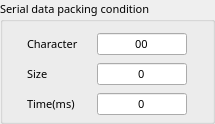
                 <widget class="QGroupBox" name="group_packing_11">
                  <property name="minimumSize">
                   <size>
                    <width>215</width>
                    <height>120</height>
                   </size>
                  </property>
                  <property name="maximumSize">
                   <size>
                    <width>430</width>
                    <height>240</height>
                   </size>
                  </property>
                  <property name="font">
                   <font>
                    <family>맑은 고딕</family>
                    <pointsize>8</pointsize>
                   </font>
                  </property>
                  <property name="title">
                   <string>Serial data packing condition</string>
                  </property>
                  <layout class="QGridLayout" name="gridLayout_3">
                   <property name="bottomMargin">
                    <number>6</number>
                   </property>
                   <property name="verticalSpacing">
                    <number>8</number>
                   </property>
                   <item row="2" column="0">
                    <layout class="QHBoxLayout" name="horizontalLayout_128">
                     <item>
                      <widget class="QLabel" name="packing_time_7">
                       <property name="minimumSize">
                        <size>
                         <width>70</width>
                         <height>22</height>
                        </size>
                       </property>
                       <property name="maximumSize">
                        <size>
                         <width>70</width>
                         <height>22</height>
                        </size>
                       </property>
                       <property name="font">
                        <font>
                         <family>맑은 고딕</family>
                         <pointsize>8</pointsize>
                        </font>
                       </property>
                       <property name="text">
                        <string>Time(ms)</string>
                       </property>
                      </widget>
                     </item>
                     <item>
                      <widget class="QLineEdit" name="ch2_pack_time">
                       <property name="minimumSize">
                        <size>
                         <width>90</width>
                         <height>22</height>
                        </size>
                       </property>
                       <property name="maximumSize">
                        <size>
                         <width>85</width>
                         <height>22</height>
                        </size>
                       </property>
                       <property name="font">
                        <font>
                         <family>맑은 고딕</family>
                         <pointsize>8</pointsize>
                        </font>
                       </property>
                       <property name="text">
                        <string>0</string>
                       </property>
                       <property name="alignment">
                        <set>Qt::AlignCenter</set>
                       </property>
                      </widget>
                     </item>
                    </layout>
                   </item>
                   <item row="0" column="0">
                    <layout class="QHBoxLayout" name="horizontalLayout_126">
                     <item>
                      <widget class="QLabel" name="label_149">
                       <property name="minimumSize">
                        <size>
                         <width>70</width>
                         <height>22</height>
                        </size>
                       </property>
                       <property name="maximumSize">
                        <size>
                         <width>70</width>
                         <height>22</height>
                        </size>
                       </property>
                       <property name="font">
                        <font>
                         <family>맑은 고딕</family>
                         <pointsize>8</pointsize>
                        </font>
                       </property>
                       <property name="text">
                        <string>Character</string>
                       </property>
                      </widget>
                     </item>
                     <item>
                      <widget class="QLineEdit" name="ch2_pack_char">
                       <property name="minimumSize">
                        <size>
                         <width>90</width>
                         <height>22</height>
                        </size>
                       </property>
                       <property name="maximumSize">
                        <size>
                         <width>85</width>
                         <height>22</height>
                        </size>
                       </property>
                       <property name="font">
                        <font>
                         <family>맑은 고딕</family>
                         <pointsize>8</pointsize>
                        </font>
                       </property>
                       <property name="text">
                        <string>00</string>
                       </property>
                       <property name="alignment">
                        <set>Qt::AlignCenter</set>
                       </property>
                      </widget>
                     </item>
                    </layout>
                   </item>
                   <item row="1" column="0">
                    <layout class="QHBoxLayout" name="horizontalLayout_127">
                     <item>
                      <widget class="QLabel" name="label_150">
                       <property name="minimumSize">
                        <size>
                         <width>70</width>
                         <height>22</height>
                        </size>
                       </property>
                       <property name="maximumSize">
                        <size>
                         <width>70</width>
                         <height>22</height>
                        </size>
                       </property>
                       <property name="font">
                        <font>
                         <family>맑은 고딕</family>
                         <pointsize>8</pointsize>
                        </font>
                       </property>
                       <property name="frameShadow">
                        <enum>QFrame::Plain</enum>
                       </property>
                       <property name="text">
                        <string>Size</string>
                       </property>
                      </widget>
                     </item>
                     <item>
                      <widget class="QLineEdit" name="ch2_pack_size">
                       <property name="minimumSize">
                        <size>
                         <width>90</width>
                         <height>22</height>
                        </size>
                       </property>
                       <property name="maximumSize">
                        <size>
                         <width>85</width>
                         <height>22</height>
                        </size>
                       </property>
                       <property name="font">
                        <font>
                         <family>맑은 고딕</family>
                         <pointsize>8</pointsize>
                        </font>
                       </property>
                       <property name="text">
                        <string>0</string>
                       </property>
                       <property name="alignment">
                        <set>Qt::AlignCenter</set>
                       </property>
                      </widget>
                     </item>
                    </layout>
                   </item>
                  </layout>
                 </widget>
